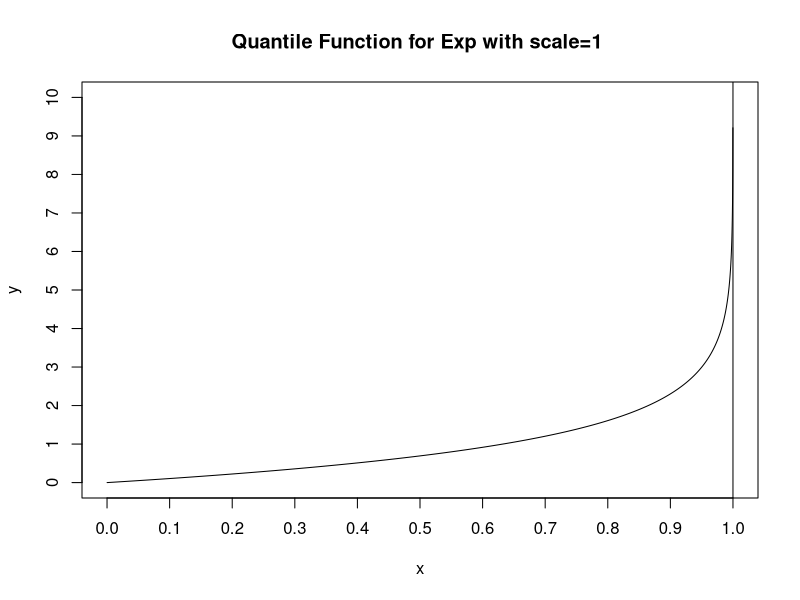

This figure's R source:

#The following R program plots the quantile function for 
#an exp dist with scale 1

x <- seq(0.0001,.9999,length=5000)
y  = -log(1-x)

#postscript("u:/meth1/psfiles/quanexp.ps",height=8,horizontal=F)

plot(x,y,main="Quantile Function for Exp with scale=1 ",
type="l",ylim=c(0,10),
     xlim=c(0,1),lab=c(9,8,7),cex=.5,lty=c(1,2))
abline(v=1)
#graphics.off()


